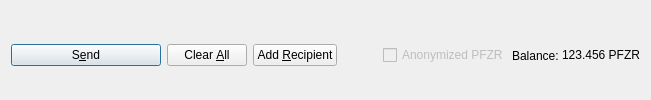
         <widget class="QFrame" name="frame_Send">
          <layout class="QHBoxLayout" name="horizontalLayout">
           <property name="bottomMargin">
            <number>0</number>
           </property>
           <item>
            <widget class="QPushButton" name="sendButton">
             <property name="minimumSize">
              <size>
               <width>150</width>
               <height>0</height>
              </size>
             </property>
             <property name="toolTip">
              <string>Confirm the send action</string>
             </property>
             <property name="text">
              <string>S&amp;end</string>
             </property>
             <property name="icon">
              <iconset resource="../pfzercoin.qrc">
               <normaloff>:/icons/send</normaloff>:/icons/send</iconset>
             </property>
             <property name="autoDefault">
              <bool>false</bool>
             </property>
             <property name="default">
              <bool>true</bool>
             </property>
            </widget>
           </item>
           <item>
            <widget class="QPushButton" name="clearButton">
             <property name="sizePolicy">
              <sizepolicy hsizetype="Minimum" vsizetype="Fixed">
               <horstretch>0</horstretch>
               <verstretch>0</verstretch>
              </sizepolicy>
             </property>
             <property name="toolTip">
              <string>Clear all fields of the form.</string>
             </property>
             <property name="text">
              <string>Clear &amp;All</string>
             </property>
             <property name="icon">
              <iconset resource="../pfzercoin.qrc">
               <normaloff>:/icons/remove</normaloff>:/icons/remove</iconset>
             </property>
             <property name="autoDefault">
              <bool>false</bool>
             </property>
            </widget>
           </item>
           <item>
            <widget class="QPushButton" name="addButton">
             <property name="toolTip">
              <string>Send to multiple recipients at once</string>
             </property>
             <property name="text">
              <string>Add &amp;Recipient</string>
             </property>
             <property name="icon">
              <iconset resource="../pfzercoin.qrc">
               <normaloff>:/icons/add</normaloff>:/icons/add</iconset>
             </property>
             <property name="autoDefault">
              <bool>false</bool>
             </property>
            </widget>
           </item>
           <item>
            <spacer name="horizontalSpacer">
             <property name="orientation">
              <enum>Qt::Horizontal</enum>
             </property>
             <property name="sizeHint" stdset="0">
              <size>
               <width>40</width>
               <height>20</height>
              </size>
             </property>
            </spacer>
           </item>
           <item>
            <layout class="QHBoxLayout" name="horizontalLayout_2">
             <property name="spacing">
              <number>3</number>
             </property>
             <item>
              <widget class="QCheckBox" name="checkzpfzr">
               <property name="enabled">
                <bool>false</bool>
               </property>
               <property name="text">
                <string>Anonymized PFZR</string>
               </property>
              </widget>
             </item>
             <item>
              <widget class="QLabel" name="label">
               <property name="text">
                <string>Balance:</string>
               </property>
              </widget>
             </item>
             <item>
              <widget class="QLabel" name="labelBalance">
               <property name="sizePolicy">
                <sizepolicy hsizetype="Preferred" vsizetype="Fixed">
                 <horstretch>0</horstretch>
                 <verstretch>0</verstretch>
                </sizepolicy>
               </property>
               <property name="cursor">
                <cursorShape>IBeamCursor</cursorShape>
               </property>
               <property name="text">
                <string notr="true">123.456 PFZR</string>
               </property>
               <property name="textInteractionFlags">
                <set>Qt::LinksAccessibleByMouse|Qt::TextSelectableByKeyboard|Qt::TextSelectableByMouse</set>
               </property>
              </widget>
             </item>
            </layout>
           </item>
          </layout>
         </widget>
